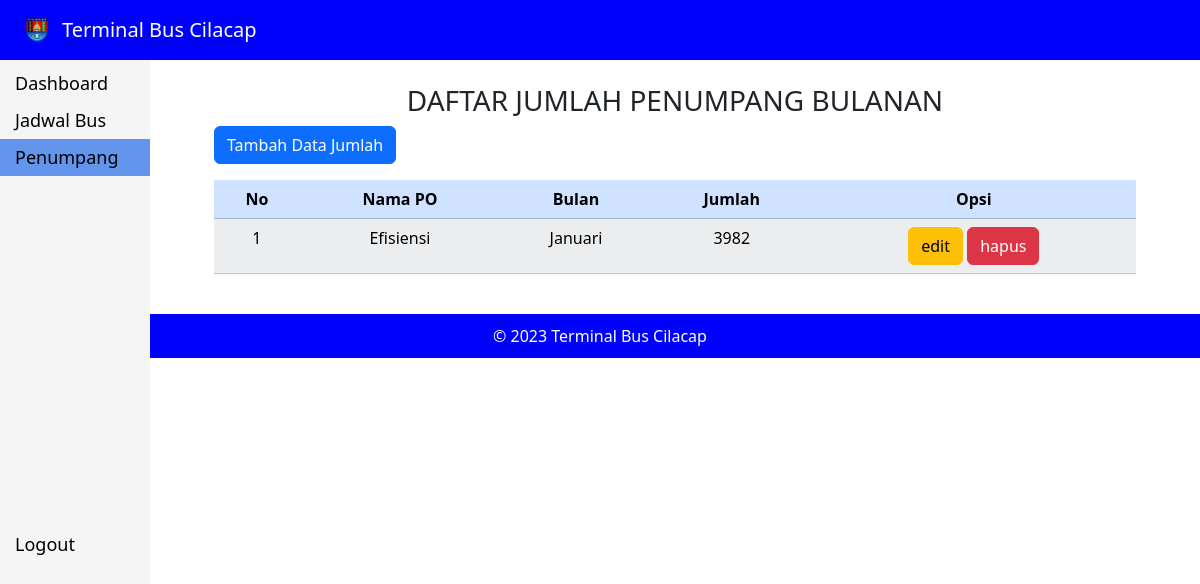
The page /app/views/agen/tampil_pnp.php on the database its author committed.
### tables this page shows
CREATE TABLE `penumpang` (
  `id_pa` int NOT NULL,
  `nama_po` varchar(20) NOT NULL,
  `bulan` varchar(15) NOT NULL,
  `jumlah` varchar(25) NOT NULL
);

### app/classes/databases.php (called while the page is built, shortened)
<?php
class database {
    var $host = "localhost";
    var $username = "root";
    var $password = "";
    var $db = "penjadwalan";
    var $koneksi;
    function __construct() {
        $this->koneksi = mysqli_connect($this->host, $this->username, $this->password, $this->db);
    }
    function tampil_penumpang(){
        $hasil=array();
        $data=mysqli_query($this->koneksi,"select * from penumpang");
        while($d = mysqli_fetch_array($data)){
            $hasil[] = $d;
         }
         return $hasil;
    }
}

### app/views/agen/tampil_pnp.php (the view, shortened to what this page needs)
<?php
include '../../classes/databases.php';
include '../../../public/script.php';
$db = new Database();
?>
<!DOCTYPE html>
<html lang="en">
<head>
</head>
<body>
    <div>
        <nav class="navbar bg-tertiary">
            <div class="container-fluid">
                <a class="navbar-brand">
                    <img src="../../../public/asset/logo.png" alt="Bootstrap" width="30" height="24">
                    Terminal Bus Cilacap
                </a>
            </div>
        </nav>
    </div>
    <div class="sidebar">
        <a href="dashboard.php">Dashboard</a>
        <a href="tampil_jdwl.php">Jadwal Bus</a>
        <a href="tampil_pnp.php" style="background-color:cornflowerblue">Penumpang</a>
        <a href="#" style="margin-top: 350px;">Logout</a>
    </div>
    <div class="content">
        <div class="px-5 py-2">
            <h3>DAFTAR JUMLAH PENUMPANG BULANAN</h3>
        <div>
            <a href="tambah_pnp.php" class="btn btn-primary mb-3 float-start">Tambah Data Jumlah</a>
        </div>
        <div>
            <table class="table table-striped">
                <thead class="table-primary">
                    <tr>
                        <th>No</th>
                        <th>Nama PO</th>
                        <th>Bulan</th>
                        <th>Jumlah</th>
                        <th>Opsi</th>
                    </tr>
                </thead>
                <tbody class="table-light">
                    <?php
                    $no = 1;
                    foreach($db->tampil_penumpang() as $x){
                    ?>
                        <tr>
                            <td><?php echo $no++ ?></td>
                            <td><?php echo $x['nama_po'] ?></td>
                            <td><?php echo $x['bulan'] ?></td>
                            <td><?php echo $x['jumlah'] ?></td>
                            <td>
                                <a href="edit_pnp.php?id_pa=<?php echo $x['id_pa']; ?>&aksi=edit" class="btn btn-warning">edit</a>
                                <a href="proses_pnp.php?id_pa=<?php echo $x['id_pa']; ?>&aksi=hapus" class="btn btn-danger">hapus</a>
                            </td>
                        </tr>
                    <?php
                    }
                    ?>
                </tbody>
            </table>
        </div>
        </div>
    </div>
    <div class="footer">
        &copy; 2023 Terminal Bus Cilacap
    </div>
</body>
</html>

### app/views/agen/tampil_pnp.php (style rules this page uses)
.navbar { position: fixed; top: 0; left: 0; width: 100%; background-color: blue; color: white; padding: 10px; z-index: 1000; }
.navbar-brand { display: flex; align-items: center; color: white; }
.navbar-brand img { margin-right: 10px; }
.px-5 { margin: 0 auto; text-align: center; }
table { width: 70%; margin: 20px auto; }
.sidebar { height: 100%; width: 150px; position: fixed; background-color: whitesmoke; padding-top: 5px; }
.sidebar a { padding: 5px 15px; text-align: left; text-decoration: none; font-size: 18px; color: black; display: block; }
.content { margin-left: 150px; padding: 16px; }
body { padding-top: 60px; }
th, td { padding: 8px; text-align: center; }
.footer { background-color: blue; color: white; text-align: center; padding: 10px; }

### rows shown on the page
penumpang: nama_po "Efisiensi", bulan "Januari", jumlah "3982"
